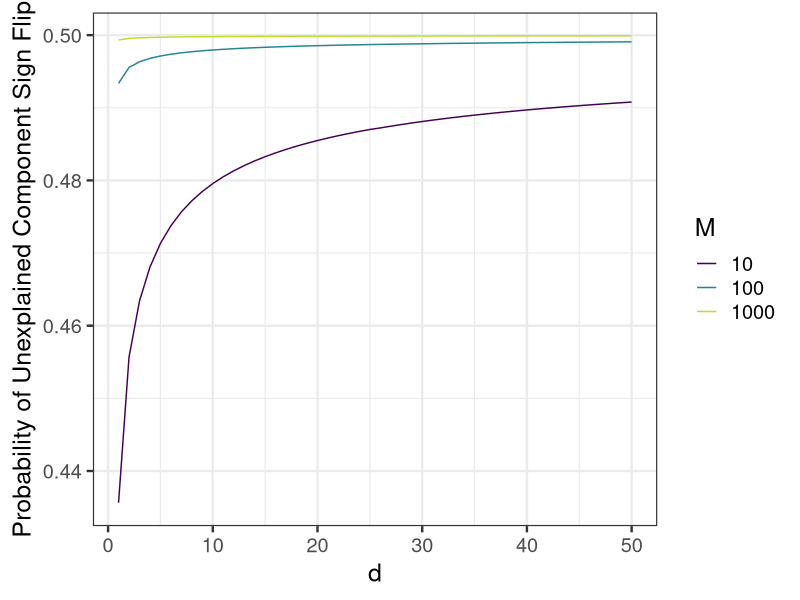

Write R code to recreate this figure.
# Libraries ---------------------------------------------------------------
library(here)
library(tidyr)
library(dplyr)
library(purrr)
library(ggplot2)

# Helpers -----------------------------------------------------------------
pirwinhall = function(x, n) {
  if (n > 50) {
    pirwinhall_approx(x, n)
  } else {
    pirwinhall_exact(x, n)
  }
}

pirwinhall_exact = function(x, n) {
  
  sapply(x, 
         \(xx) {
           k = seq(0, floor(xx))
           sum((-1)**k * choose(n, k) * (xx - k)**n) / factorial(n)
         })
}

pirwinhall_approx = function(x, n) {
  pnorm(x, mean = n / 2, sd = sqrt(n / 12))
}

dirwinhall = function(x, n) {
  if (n > 50) {
    dirwinhall_approx(x, n)
  } else {
    dirwinhall_exact(x, n)
  }
}

dirwinhall_exact = function(x, n) {
  
  sapply(x, 
         \(xx) {
           k = seq(0, floor(xx))
           sum((-1)**k * choose(n, k) * (xx - k)**{n-1}) / factorial(n-1)
         })
}

dirwinhall_approx = function(x, n) {
  dnorm(x, mean = n / 2, sd = sqrt(n / 12))
}


pr_signflip = function(d, m) {
  integrate(\(i) 2 * pirwinhall(x = (2*d*m - i) / (2*m), n = 2*d) * dirwinhall(x = i, n = 2),
            lower = 1,
            upper = 2)$value
}


# Setup --------------------------------------------------------------------
design = tidyr::crossing(d = 1:50,
                         m = c(10,100,1000))
tb = dplyr::mutate(design,
                   p = purrr::pmap_dbl(design, pr_signflip),
                   m = factor(m))


# Plot ---------------------------------------------------------------------
gg = ggplot(tb,
            aes(x = d, y = p, color = m)) +
  labs(y = "Probability of Unexplained Component Sign Flip",
       color = "M") +
  theme_bw(base_size = 18) +
  scale_color_viridis_d(end = 0.9) +
  geom_line()

ggsave(here('Sections', 'Figures', 'prob_unexplained.pdf'),
       gg, 
       width = 10, height = 8, units = "in")
